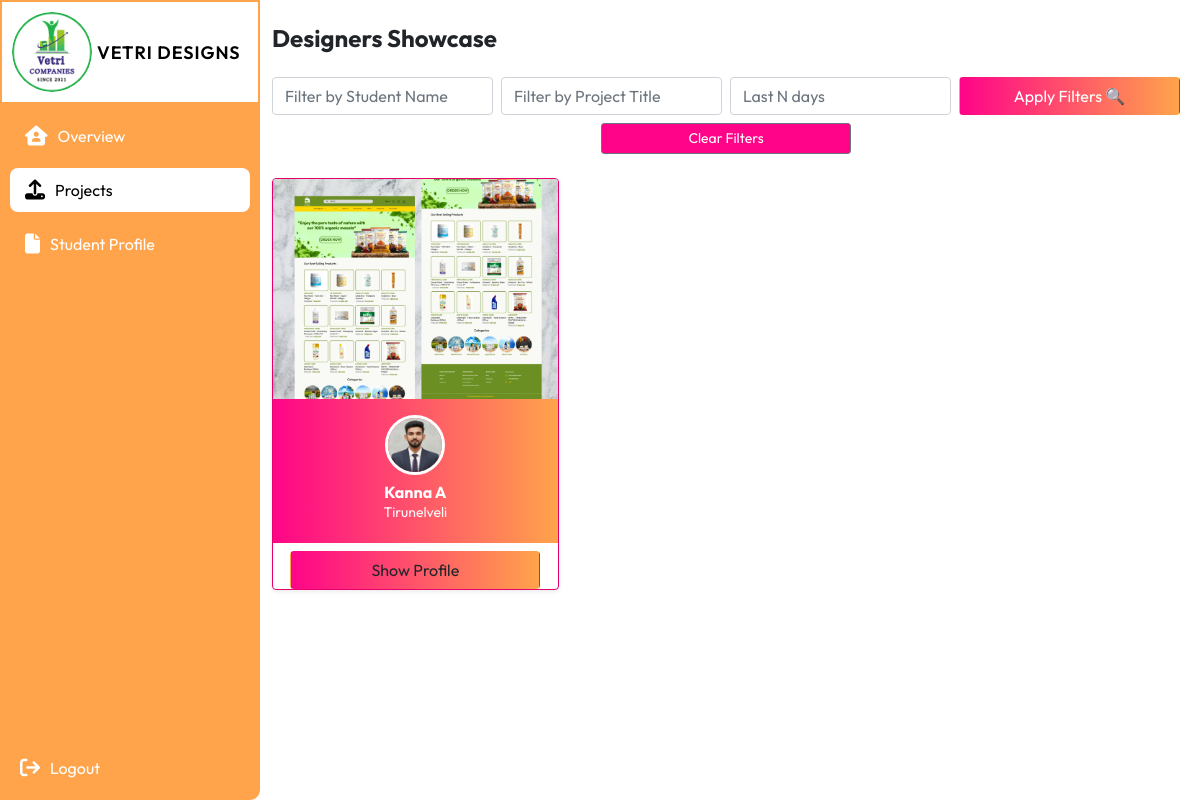
Page /projects/all/ (signed in) on the committed database.
### myapp/models.py (models this page shows, shortened)
class Profile(models.Model):
    user = models.OneToOneField(User, on_delete=models.CASCADE)
    first_name = models.CharField(max_length=150, blank=True)
    last_name = models.CharField(max_length=150, blank=True)
    course = models.CharField(max_length=100, blank=True)
    mobile = models.CharField(max_length=15, blank=True)
    location = models.CharField(max_length=100, blank=True)
    address = models.TextField(blank=True)
    profile_image = models.ImageField(upload_to="profiles/", default="profiles/default.jpg")
    appreciation_count = models.PositiveIntegerField(default=0)

class Project(models.Model):
    VISIBILITY_CHOICES = [
        ("Public", "Public"),
        ("Private", "Private"),
    ]
    LICENSE_CHOICES = [
        ("All Rights Reserved", "All Rights Reserved"),
        ("Creative Commons", "Creative Commons"),
        ("MIT", "MIT"),
    ]
    user = models.ForeignKey(User, on_delete=models.CASCADE)
    title = models.CharField(max_length=200)
    category = models.CharField(max_length=100)
    description = models.TextField(blank=True)
    tags = models.CharField(max_length=255, blank=True)  # comma-separated
    visibility = models.CharField(max_length=20, choices=VISIBILITY_CHOICES, default="Public")
    license = models.CharField(max_length=50, choices=LICENSE_CHOICES, default="All Rights Reserved")
    allow_downloads = models.BooleanField(default=False)
    created_at = models.DateTimeField(auto_now_add=True)
    views = models.PositiveIntegerField(default=0)

class ProjectImage(models.Model):
    project = models.ForeignKey(Project, on_delete=models.CASCADE, related_name="images")
    image = models.ImageField(upload_to="projects/")

### myapp/views.py (the view)
# urls.py: path('projects/all/', views.my_projects, name='my_projects'),
@login_required
def my_projects(request):
    if request.user.is_superuser:
        students = Profile.objects.filter(user__is_superuser=False).select_related('user')
        student_projects = {}
        search_name = request.GET.get('name', '').strip()
        search_project = request.GET.get('project', '').strip()
        sort_order = request.GET.get('sort', 'desc')  # 'asc' or 'desc'
        recent_days = request.GET.get('recent_days', '').strip()
        for student in students:
            projects = Project.objects.filter(user=student.user)
            if search_project:
                projects = projects.filter(title__icontains=search_project)
            if search_name:
                if f"{student.first_name} {student.last_name}".lower().find(search_name.lower()) == -1:
                    continue  # Skip this student if not matching
            if recent_days.isdigit():
                days = int(recent_days)
                since_date = timezone.now() - timedelta(days=days)
                projects = projects.filter(created_at__gte=since_date)
            if sort_order == "asc":
                projects = projects.order_by('created_at')
            else:
                projects = projects.order_by('-created_at')
            projects = projects.prefetch_related('images')
            if projects.exists():
                student_projects[student] = projects
        context = {
            "student_projects": student_projects,
            "search_name": search_name,
            "search_project": search_project,
            "sort_order": sort_order,
            "recent_days": recent_days,
        }
        return render(request, "myapp/projects.html", context)
    else:
        student, _ = Profile.objects.get_or_create(user=request.user)
        projects_dict = {}
        own_projects = Project.objects.filter(user=request.user).prefetch_related('images').order_by('-id')
        if own_projects.exists():
            projects_dict[student] = own_projects
        other_profiles = Profile.objects.filter(user__is_superuser=False).exclude(user=request.user).select_related('user')
        for other in other_profiles:
            public_projects = Project.objects.filter(user=other.user, visibility="Public").prefetch_related('images').order_by('-id')
            if public_projects.exists():
                projects_dict[other] = public_projects
        return render(request, "myapp/projects.html", {"student_projects": projects_dict})

### myapp/templates/myapp/projects.html (shortened to what this page needs)
{% extends 'myapp/layouts/base.html' %}
{% load static %}
{% block content %}
<div class="container py-4" style="margin-left:21%; padding:20px;">
  <h4 class="fw-bold mb-4">Designers Showcase</h4>
  <form method="get" class="mb-4">
    <div class="row g-2 align-items-center">
      <div class="col-md-3">
        <input type="text" name="name" value="{{ search_name }}" class="form-control" placeholder="Filter by Student Name">
      </div>
      <div class="col-md-3">
        <input type="text" name="project" value="{{ search_project }}" class="form-control" placeholder="Filter by Project Title">
      </div>
    <div class="col-md-3">
      <input type="number" min="1" name="recent_days" value="{{ recent_days }}" class="form-control" placeholder="Last N days">
    </div>
      <div class="col-md-3">
        <button type="submit" class="btn w-100 text-white" style="background: linear-gradient(270deg, #FFA44B, #FF0488 );">
          Apply Filters 🔍
        </button>
      </div>
      <a href="{% url 'my_projects' %}" class="btn btn-outline-secondary btn-sm mt-2" style="width: 250px; margin: auto; background-color: #FF0488; color: white;">Clear Filters</a>
    </div>
  </form>
  <div class="row g-4">
    {% for student, projects in student_projects.items %}
      {% if projects %}
        <div class="col-md-4">
          <div class="card shadow-sm rounded-4 overflow-hidden position-relative project-card"
               style="cursor:pointer;border: 1px solid #e6006e;"
               onclick="window.location.href='{% url 'view_student_projects' student.id %}'">
            {% if projects.0.images.first %}
              <img src="{{ projects.0.images.first.image.url }}" class="w-100" style="height:220px; object-fit:cover;">
            {% else %}
              <div style="height:220px; background:#ddd;"></div>
            {% endif %}
            <div class="p-3 text-center" style="background: linear-gradient(270deg, #FFA44B, #FF0488 );">
              <img src="{{ student.profile_image.url }}" class="rounded-circle border border-3 border-white mb-2" width="60" height="60">
              <h6 class="fw-bold mb-0 text-white">{{ student.first_name }} {{ student.last_name }}</h6>
              <p class="small text-light mb-1">{{ student.location }}</p>
            </div>
            <div class="btn mt-2" style="background: linear-gradient(270deg, #FFA44B, #FF0488 ); width: 250px; margin: auto;"> Show Profile </div>
          </div>
        </div>
      {% endif %}
    {% empty %}
      <p class="text-center">No students found.</p>
    {% endfor %}
  </div>
</div>
{% endblock content %}

### myapp/static/css/base.css (style rules this page uses)
* { margin: 0; padding: 0; box-sizing: border-box; }
body { font-family: "Outfit", sans-serif; display: flex; min-height: 100vh; }
a { text-decoration: none; }

### rows in the picture
Profile: image (picture), profile_image (picture), first_name "Kanna", last_name "A", location "Tirunelveli"
